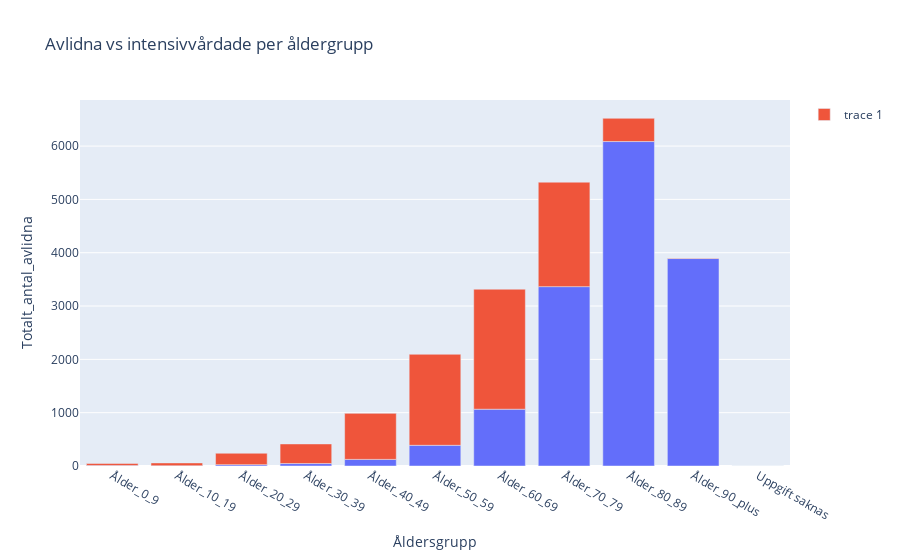

Source (notebook cell):
### Markdown cell above
## KPI3 = Antal intensivvårdade vs antal avlidna per dag och åldersgrupp

### Code cell
fig1 = px.bar(per_ålder, x= "Åldersgrupp", y = "Totalt_antal_avlidna", title= "Avlidna vs intensivvårdade per åldergrupp")
fig1.add_bar(x=per_ålder["Åldersgrupp"],y=per_ålder["Totalt_antal_intensivvårdade"])
fig1.show()

### Figure 1 — Plotly figure (JSON) as saved in the notebook; plotly's stock layout.template omitted (floating-point values rounded to 4 significant figures)
{"data": [{"alignmentgroup": "True", "hovertemplate": "Åldersgrupp=%{x}<br>Totalt_antal_avlidna=%{y}<extra></extra>", "legendgroup": "", "marker": {"color": "#636efa", "pattern": {"shape": ""}}, "name": "", "offsetgroup": "", "orientation": "v", "showlegend": false, "textposition": "auto", "type": "bar", "x": ["Ålder_0_9", "Ålder_10_19", "Ålder_20_29", "Ålder_30_39", "Ålder_40_49", "Ålder_50_59", "Ålder_60_69", "Ålder_70_79", "Ålder_80_89", "Ålder_90_plus", "Uppgift saknas"], "xaxis": "x", "y": [9, 5, 25, 46, 124, 388, 1065, 3364, 6085, 3891, 0], "yaxis": "y"}, {"type": "bar", "x": ["Ålder_0_9", "Ålder_10_19", "Ålder_20_29", "Ålder_30_39", "Ålder_40_49", "Ålder_50_59", "Ålder_60_69", "Ålder_70_79", "Ålder_80_89", "Ålder_90_plus", "Uppgift saknas"], "y": [37, 53, 214, 368, 863, 1707, 2251, 1959, 436, 10, 2]}], "layout": {"barmode": "relative", "legend": {"tracegroupgap": 0}, "title": {"text": "Avlidna vs intensivvårdade per åldergrupp"}, "xaxis": {"anchor": "y", "domain": [0, 1], "title": {"text": "Åldersgrupp"}}, "yaxis": {"anchor": "x", "domain": [0, 1], "title": {"text": "Totalt_antal_avlidna"}}}}
